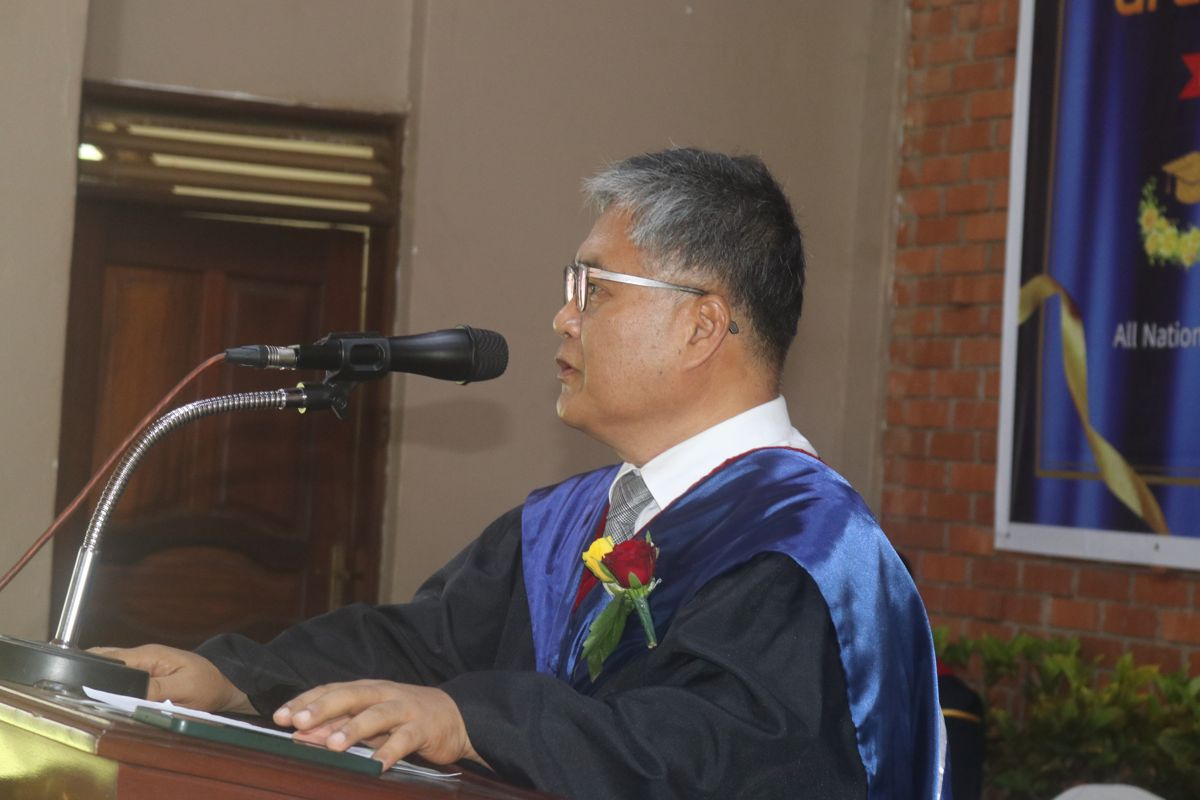
#> input picture media/news_gallery/IMG_0627.JPG, 1200 x 800 px
$ python enhance_photos.py media/news_gallery/IMG_0627.JPG
#> lines starting #> are read from the running program, lines starting #| are printed output that depends on the picture
#!/usr/bin/env python3
"""
Photo Enhancer — Batch image enhancement script
================================================
Fixes: underexposure, low contrast, haze/blur, dull colors
Output: sharp, vibrant, well-lit, modern-looking photos

Usage:
    python enhance_photos.py                         # enhances all images in current folder
    python enhance_photos.py photo1.jpg photo2.JPG   # specific files
    python enhance_photos.py --input ./raw --output ./enhanced

Requirements:
    pip install opencv-contrib-python Pillow numpy
"""

import cv2
import numpy as np
from PIL import Image, ImageEnhance, ImageFilter
from pathlib import Path
import argparse
import sys
import time


# ─────────────────────────────────────────────
# CORE ENHANCEMENT PIPELINE
# ─────────────────────────────────────────────

def fix_exposure_and_balance(img_bgr: np.ndarray) -> np.ndarray:
    """
    Fixes uneven lighting (shadows/highlights) using CLAHE
    (Contrast Limited Adaptive Histogram Equalization).
    Works in LAB colour space so hues stay accurate.
    """
    lab = cv2.cvtColor(img_bgr, cv2.COLOR_BGR2LAB)
    l, a, b = cv2.split(lab)

    # clipLimit controls contrast boost; tileGridSize sets local region size
    clahe = cv2.createCLAHE(clipLimit=2.5, tileGridSize=(8, 8))
    l_eq = clahe.apply(l)

    merged = cv2.merge([l_eq, a, b])
    return cv2.cvtColor(merged, cv2.COLOR_LAB2BGR)


def boost_vibrance_and_saturation(img_bgr: np.ndarray,
                                  saturation_factor: float = 1.35) -> np.ndarray:
    """
    Increases colour saturation for a vivid, modern look.
    Uses HSV space so luminance is unaffected.
    """
    hsv = cv2.cvtColor(img_bgr, cv2.COLOR_BGR2HSV).astype(np.float32)
    hsv[:, :, 1] = np.clip(hsv[:, :, 1] * saturation_factor, 0, 255)
    hsv = hsv.astype(np.uint8)
    return cv2.cvtColor(hsv, cv2.COLOR_HSV2BGR)


def sharpen_image(img_bgr: np.ndarray, strength: float = 1.0) -> np.ndarray:
    """
    Applies unsharp masking — sharpens edges without amplifying noise.
    strength=1.0 is a good default; increase to 1.5 for very blurry shots.
    """
    blurred = cv2.GaussianBlur(img_bgr, (0, 0), sigmaX=3)
    sharpened = cv2.addWeighted(img_bgr, 1.0 + strength, blurred, -strength, 0)
    return np.clip(sharpened, 0, 255).astype(np.uint8)


def reduce_noise(img_bgr: np.ndarray) -> np.ndarray:
    """
    Fast Non-Local Means denoising — removes grain/sensor noise
    while keeping fine detail (hair, fabric texture).
    """
    return cv2.fastNlMeansDenoisingColored(img_bgr, None,
                                           h=7,        # luma noise strength
                                           hColor=7,   # chroma noise strength
                                           templateWindowSize=7,
                                           searchWindowSize=21)


def tone_curve_pop(img_bgr: np.ndarray) -> np.ndarray:
    """
    Applies a subtle S-curve to lift shadows and deepen highlights.
    This gives the 'punchy' modern look seen in edited photography.
    """
    # Build a gamma-like LUT with slight S-curve
    lut = np.arange(256, dtype=np.float32)
    # Lift shadows (gamma < 1 in shadows)
    lut = np.where(lut < 128,
                   128 * (lut / 128) ** 0.85,
                   255 - 128 * ((255 - lut) / 128) ** 0.95)
    lut = np.clip(lut, 0, 255).astype(np.uint8)
    return cv2.LUT(img_bgr, lut)


def white_balance_auto(img_bgr: np.ndarray) -> np.ndarray:
    """
    Simple grey-world white balance — corrects colour casts
    (warm/yellow tints from indoor light, cool/blue from shade).
    """
    result = img_bgr.astype(np.float32)
    avg_b = np.mean(result[:, :, 0])
    avg_g = np.mean(result[:, :, 1])
    avg_r = np.mean(result[:, :, 2])
    avg_all = (avg_b + avg_g + avg_r) / 3.0

    result[:, :, 0] = np.clip(result[:, :, 0] * (avg_all / (avg_b + 1e-6)), 0, 255)
    result[:, :, 1] = np.clip(result[:, :, 1] * (avg_all / (avg_g + 1e-6)), 0, 255)
    result[:, :, 2] = np.clip(result[:, :, 2] * (avg_all / (avg_r + 1e-6)), 0, 255)
    return result.astype(np.uint8)


def enhance_photo(input_path: Path, output_path: Path,
                  preset: str = "balanced") -> bool:
    """
    Full enhancement pipeline for a single image.

    Presets:
        balanced  — best for group/outdoor photos (default)
        vivid     — more saturation + contrast (social media style)
        natural   — subtle, realistic corrections only
    """
    # ── Load ──────────────────────────────────────────────────────────────────
    img = cv2.imread(str(input_path), cv2.IMREAD_COLOR)
    if img is None:
        print(f"  ✗  Could not read: {input_path.name}")
        return False

    original_h, original_w = img.shape[:2]
    print(f"  → Loaded  {input_path.name}  ({original_w}×{original_h}px)")

    # ── Step 1: Noise reduction FIRST (before sharpening amplifies noise) ────
    img = reduce_noise(img)

    # ── Step 2: Auto white balance ────────────────────────────────────────────
    img = white_balance_auto(img)

    # ── Step 3: Exposure & local contrast (CLAHE) ────────────────────────────
    img = fix_exposure_and_balance(img)

    # ── Step 4: Tone curve (S-curve pop) ─────────────────────────────────────
    img = tone_curve_pop(img)

    # ── Step 5: Saturation boost ─────────────────────────────────────────────
    sat = {"balanced": 1.30, "vivid": 1.55, "natural": 1.15}.get(preset, 1.30)
    img = boost_vibrance_and_saturation(img, saturation_factor=sat)

    # ── Step 6: Sharpening ────────────────────────────────────────────────────
    sharp = {"balanced": 0.8, "vivid": 1.0, "natural": 0.5}.get(preset, 0.8)
    img = sharpen_image(img, strength=sharp)

    # ── Save with high quality ────────────────────────────────────────────────
    output_path.parent.mkdir(parents=True, exist_ok=True)
    ext = output_path.suffix.lower()
    if ext in (".jpg", ".jpeg"):
        cv2.imwrite(str(output_path), img,
                    [cv2.IMWRITE_JPEG_QUALITY, 97,
                     cv2.IMWRITE_JPEG_SAMPLING_FACTOR, cv2.IMWRITE_JPEG_SAMPLING_FACTOR_444])
    elif ext == ".png":
        cv2.imwrite(str(output_path), img,
                    [cv2.IMWRITE_PNG_COMPRESSION, 1])  # fastest, best quality
    else:
        cv2.imwrite(str(output_path), img)

    size_kb = output_path.stat().st_size // 1024
    print(f"  ✓  Saved   {output_path.name}  ({size_kb} KB)")
    return True


# ─────────────────────────────────────────────
# BATCH PROCESSING
# ─────────────────────────────────────────────

SUPPORTED_EXTS = {".jpg", ".jpeg", ".png", ".bmp", ".tiff", ".tif", ".webp"}


def collect_images(sources: list[str]) -> list[Path]:
    """Expand source paths (files or directories) into a flat image list."""
    images = []
    for src in sources:
        p = Path(src)
        if p.is_file() and p.suffix.lower() in SUPPORTED_EXTS:
            images.append(p)
        elif p.is_dir():
            for ext in SUPPORTED_EXTS:
                images.extend(p.glob(f"*{ext}"))
                images.extend(p.glob(f"*{ext.upper()}"))
        else:
            print(f"[warn] Skipping unrecognised path: {src}")
    return sorted(set(images))


def main():
    parser = argparse.ArgumentParser(
        description="Batch photo enhancer — fixes lighting, sharpness & colour",
        formatter_class=argparse.RawDescriptionHelpFormatter,
        epilog="""
Examples:
  python enhance_photos.py                            # all images in current dir
  python enhance_photos.py img1.jpg img2.JPG          # specific files
  python enhance_photos.py --input ./raw              # all images in ./raw/
  python enhance_photos.py --input ./raw --output ./enhanced --preset vivid
        """,
    )
    parser.add_argument("files", nargs="*",
                        help="Image file(s) to enhance (optional)")
    parser.add_argument("--input", "-i", default=".",
                        help="Input folder (default: current directory)")
    parser.add_argument("--output", "-o", default="enhanced",
                        help="Output folder (default: ./enhanced/)")
    parser.add_argument("--preset", "-p",
                        choices=["balanced", "vivid", "natural"],
                        default="balanced",
                        help="Enhancement preset (default: balanced)")
    parser.add_argument("--suffix", "-s", default="_enhanced",
                        help="Suffix added to output filenames (default: _enhanced)")
    args = parser.parse_args()

    # Collect images
    if args.files:
        images = collect_images(args.files)
    else:
        images = collect_images([args.input])

    if not images:
        print("No supported images found. Supported formats:", ", ".join(SUPPORTED_EXTS))
        sys.exit(1)

    output_dir = Path(args.output)
    output_dir.mkdir(parents=True, exist_ok=True)

    print(f"\n{'─'*55}")
    print(f"  Photo Enhancer  |  preset: {args.preset}  |  {len(images)} image(s)")
    print(f"  Output → {output_dir.resolve()}")
    print(f"{'─'*55}\n")

    ok, fail = 0, 0
    t0 = time.time()

    for img_path in images:
        out_name = img_path.stem + args.suffix + img_path.suffix.lower()
        # Normalise extension to .jpg for non-PNG inputs
        if img_path.suffix.lower() not in (".png",):
            out_name = img_path.stem + args.suffix + ".jpg"
        out_path = output_dir / out_name

        success = enhance_photo(img_path, out_path, preset=args.preset)
#> in enhance_photo, img is the input picture: shape (800, 1200, 3); mean B, G, R 74.3, 79.8, 92.4
#|   → Loaded  IMG_0627.JPG  (1200×800px)
#> in white_balance_auto, `avg_b = np.mean(result[:, :, 0])`: avg_b = 73.8
#> in white_balance_auto, `avg_g = np.mean(result[:, :, 1])`: avg_g = 79.36
#> in white_balance_auto, `avg_r = np.mean(result[:, :, 2])`: avg_r = 92.01
#> in white_balance_auto, `avg_all = (avg_b + avg_g + avg_r) / 3.0`: avg_all = 81.72
#> in fix_exposure_and_balance, `l_eq = clahe.apply(l)`:
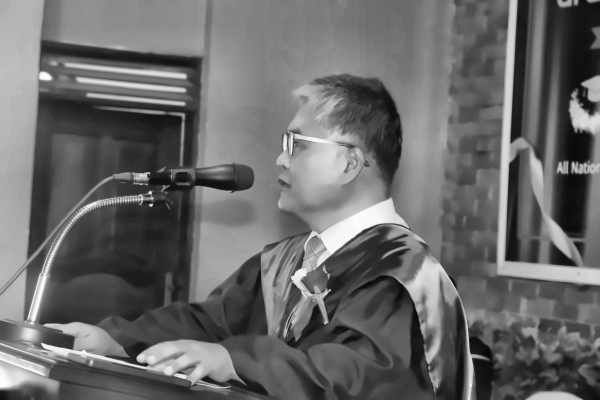
#> l_eq: shape (800, 1200) (shown at 1/2 size); min 5, max 254, mean 105.3
#> in boost_vibrance_and_saturation, `hsv[:, :, 1] = np.clip(hsv[:, :, 1] * saturation_factor, 0, 255)`:
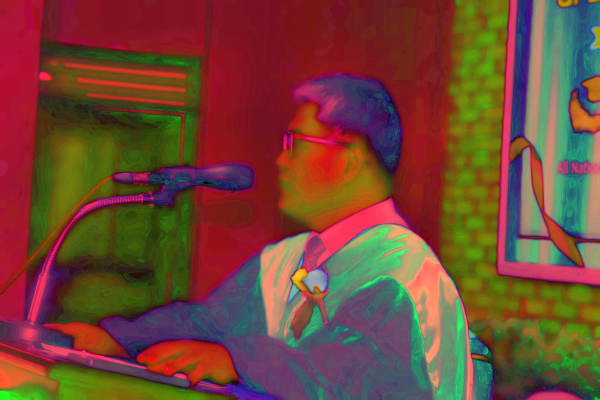
#> hsv: shape (800, 1200, 3) float32 (shown at 1/2 size); mean B, G, R 53.8, 70.4, 114.4
#> in sharpen_image, `blurred = cv2.GaussianBlur(img_bgr, (0, 0), sigmaX=3)`:
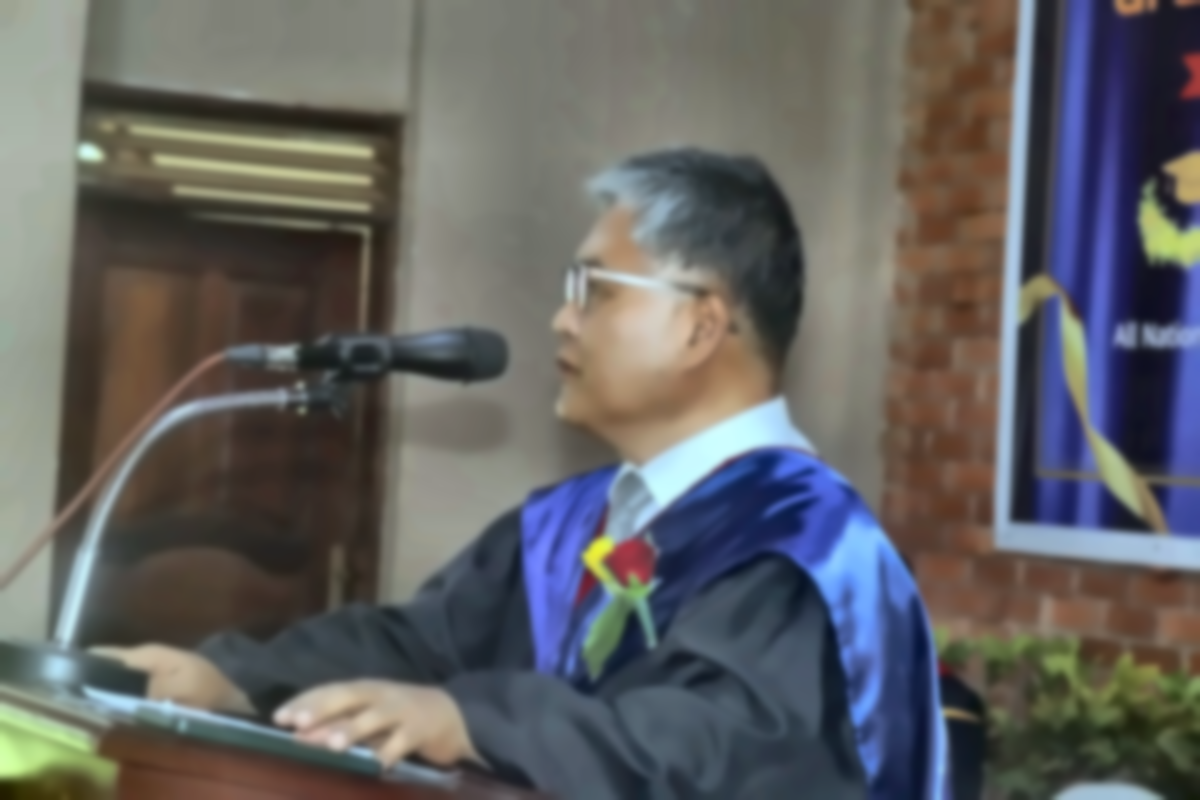
#> blurred: shape (800, 1200, 3); mean B, G, R 98, 98.1, 98.5
        if success:
            ok += 1
        else:
            fail += 1

    elapsed = time.time() - t0
    print(f"\n{'─'*55}")
    print(f"  Done in {elapsed:.1f}s  |  {ok} enhanced  |  {fail} failed")
    print(f"  Results saved to: {output_dir.resolve()}")
    print(f"{'─'*55}\n")


if __name__ == "__main__":
#> (the run stopped early here; a loop or call above may not have finished)

$ run again, on media/news_gallery/IMG_0662.JPG
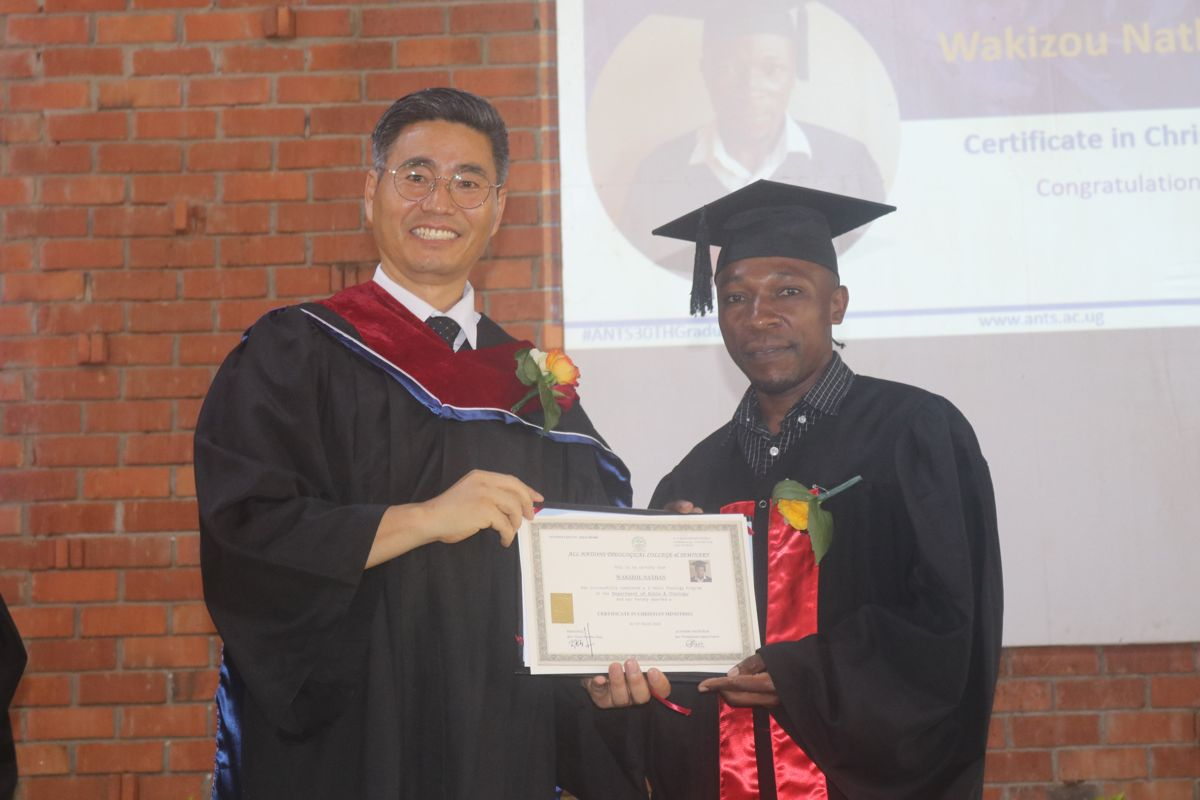
#> input picture media/news_gallery/IMG_0662.JPG, 1200 x 800 px
#> in enhance_photo, img is the input picture: shape (800, 1200, 3); mean B, G, R 115.4, 121.2, 143.3
#|   → Loaded  IMG_0662.JPG  (1200×800px)
#> avg_b = 115
#> avg_g = 120.9
#> avg_r = 143.1
#> avg_all = 126.3
#> lab: shape (800, 1200, 3); mean of channels 0, 1, 2 131.8, 129.2, 129.4
#> merged: shape (800, 1200, 3); mean of channels 0, 1, 2 135.7, 129.2, 129.4
#> in boost_vibrance_and_saturation, `hsv[:, :, 1] = np.clip(hsv[:, :, 1] * saturation_factor, 0, 255)`:
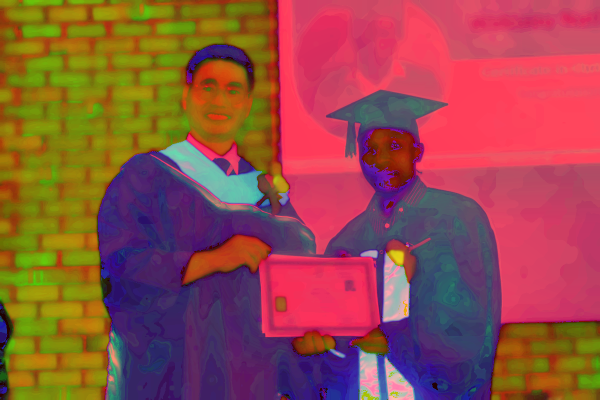
#> hsv: shape (800, 1200, 3) float32 (shown at 1/2 size); mean B, G, R 72.3, 76.9, 148.1
#> in sharpen_image, `sharpened = cv2.addWeighted(img_bgr, 1.0 + strength, blurred, -strengt..`:
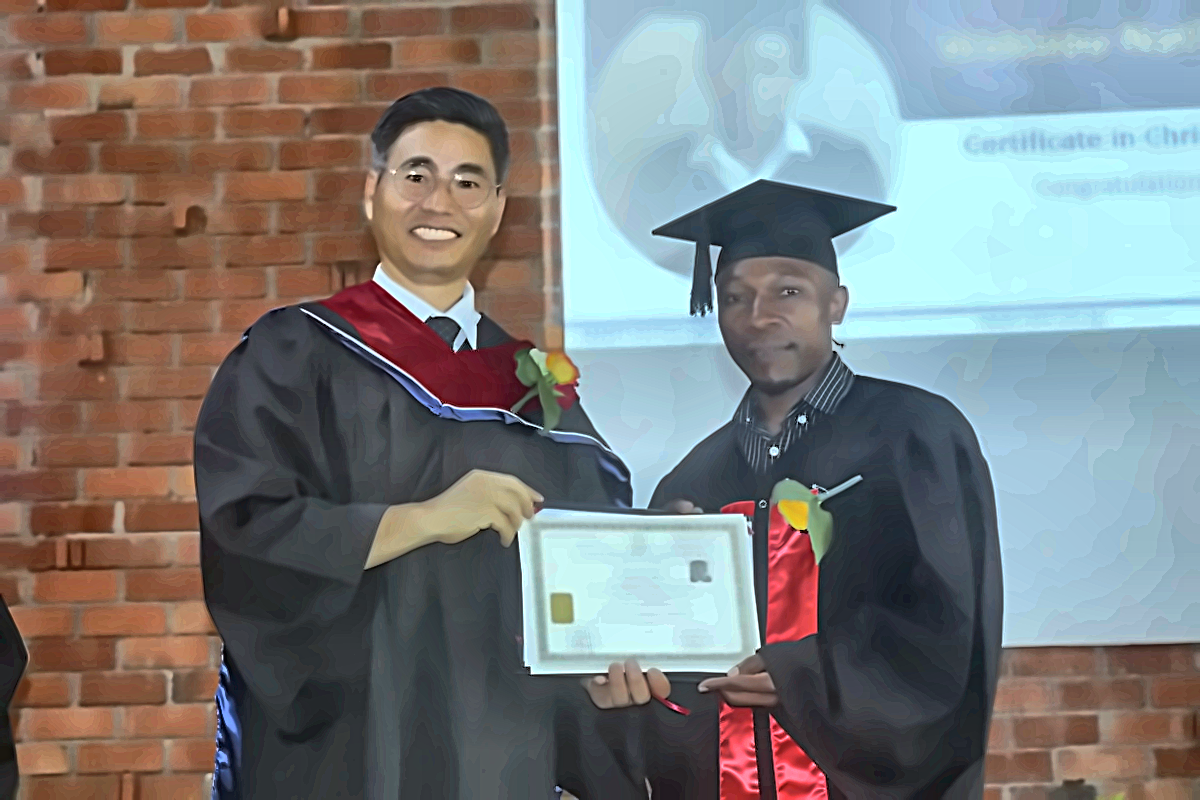
#> sharpened: shape (800, 1200, 3); mean B, G, R 125.3, 125.9, 125.1
